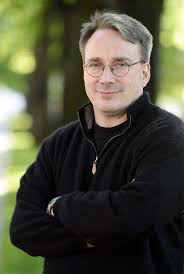
#> input picture images/linus.jpeg, 184 x 274 px, given in place of bird_new.jpeg, which was not available
$ jupyter execute 2348542_Lab_8.ipynb   (text cells are left out)
#> lines starting #> are read from the running program, lines starting #| are printed output that depends on the picture; pictures that were not available may be replaced by others from this repository, and a replacement may not be noted
[cell 1]
import numpy as np
import cv2
import matplotlib.pyplot as plt

# Plotting RGB images
def plot_image(img, title, og_im = cv2.cvtColor(cv2.imread('bird_new.jpeg'), cv2.COLOR_BGR2RGB), og_title="Original Image"):
    plt.figure(figsize=(10,10))
    plt.subplot(1, 2, 1)
    plt.imshow(og_im)
    plt.title(og_title)
    plt.subplot(1, 2, 2)
    plt.imshow(img, cmap='gray')
    plt.title(title)
    plt.show()

[cell 2]
image = cv2.cvtColor(cv2.imread('bird_new.jpeg'), cv2.COLOR_BGR2RGB)
plt.imshow(image)
plt.show()

[cell 3]
image_gray = cv2.cvtColor(image, cv2.COLOR_RGB2GRAY)
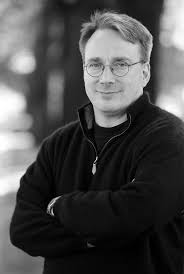
#> image_gray: shape (274, 184); min 0, max 255, mean 74.4
sobel_x = cv2.Sobel(image_gray, -1, 1, 0, ksize=5)
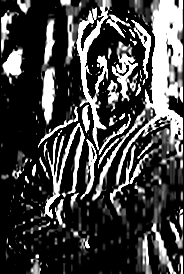
#> sobel_x: shape (274, 184); min 0, max 255, mean 68.8
sobel_y = cv2.Sobel(image_gray, -1, 0, 1, ksize=5)
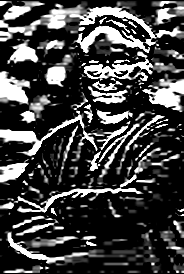
#> sobel_y: shape (274, 184); min 0, max 255, mean 67.1

plot_image(sobel_x, "Sobel Edge Detection - Horizontal (First Order Derivative)")
#> in plot_image, `plt.show()`:
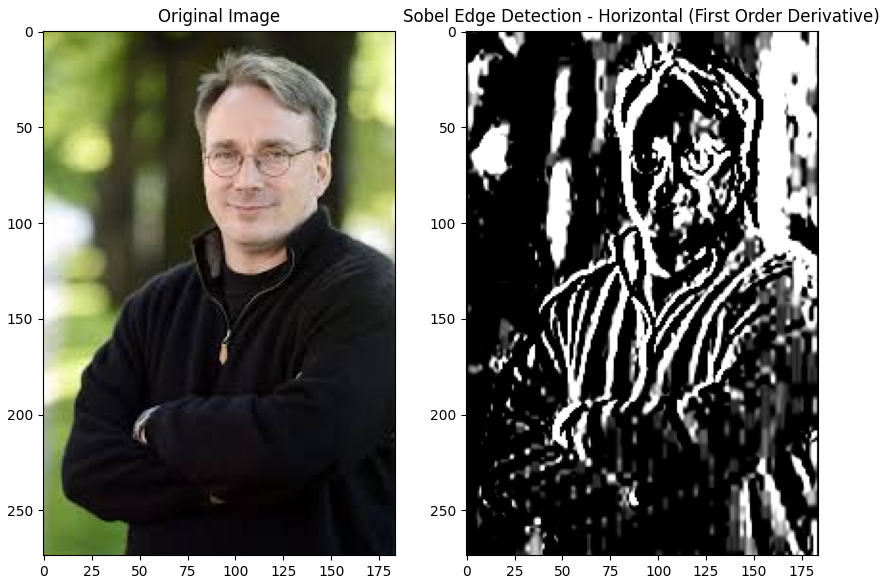
#> figure drawn by matplotlib, 2 panels
plot_image(sobel_y, "Sobel Edge Detection - Vertical (First Order Derivative)")

[cell 4]
from PIL import Image, ImageFilter

img = Image.open("images/bird.png")
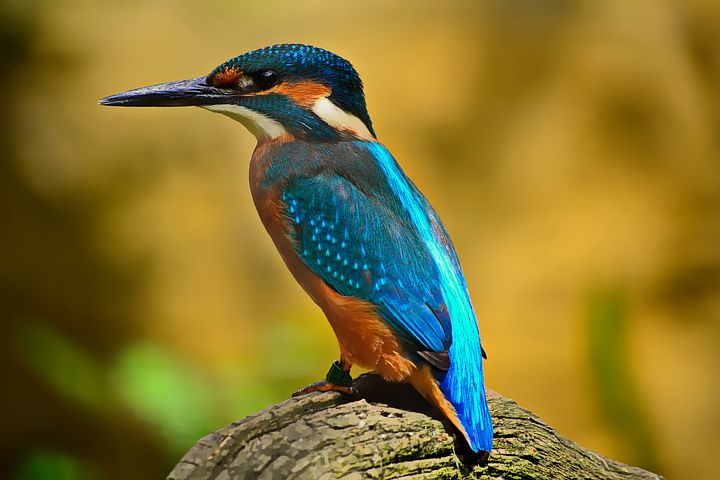
#> input picture images/bird.png, 720 x 480 px
#> img is the input picture: PIL image 720x480 RGB; mean R, G, B 132.8, 115.9, 46.8
laplacian = img.convert("L").filter(ImageFilter.FIND_EDGES)
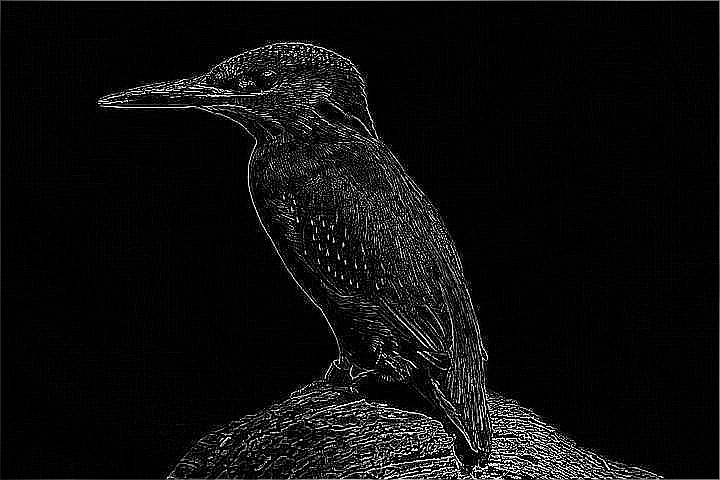
#> laplacian: PIL image 720x480 L; min 0, max 255, mean 13.5

plot_image(laplacian, "Laplacian Based Edge Detection (Second Order Derivative)")

[cell 5]
canny = cv2.Canny(image, 100, 200)
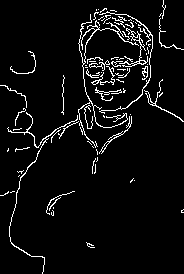
#> canny: shape (274, 184); 5.3% white in thin lines or dots
plot_image(canny, title="Canny Edge Detection (Optimum Edge Detection)")
